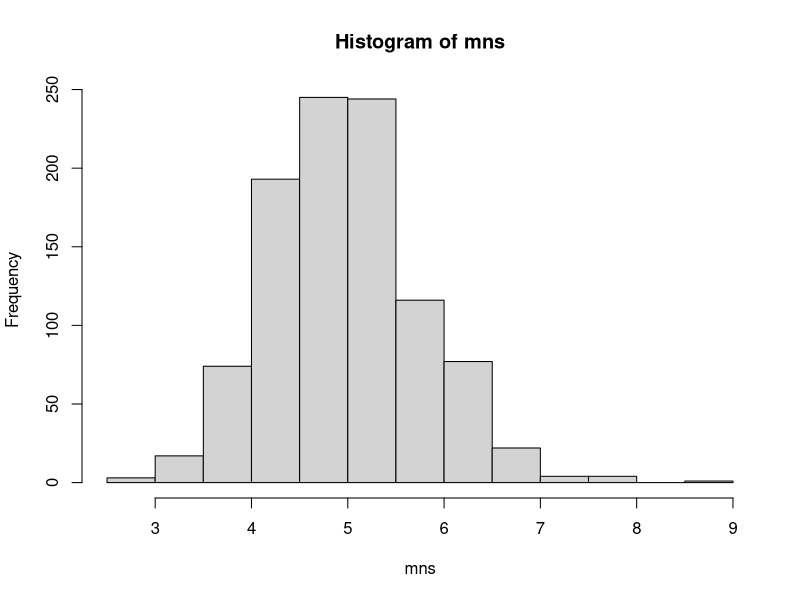
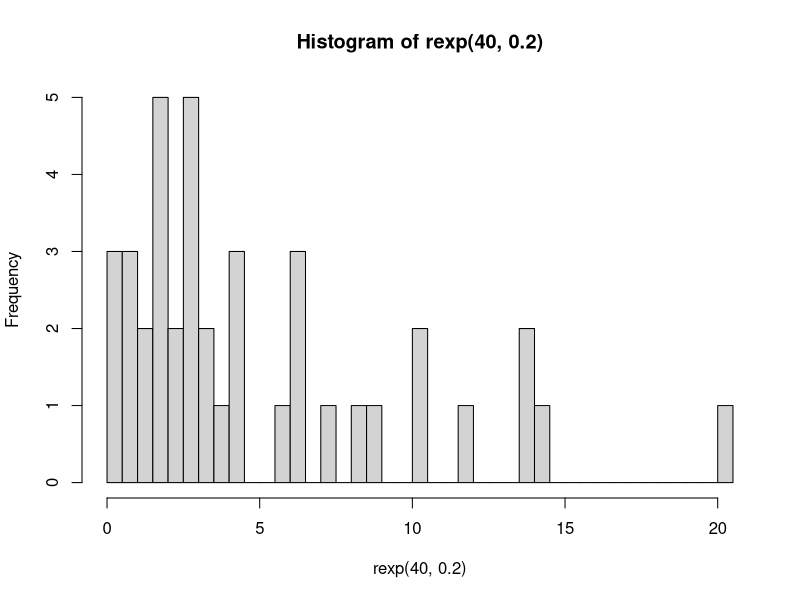
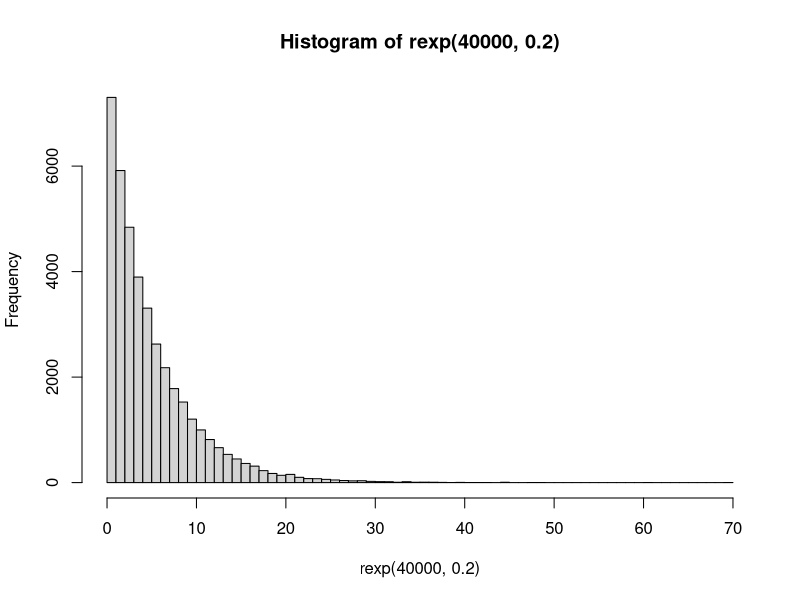

These figures' R source, in order:
## ---- chunk 1
lambda = 0.2
mns= NULL
for (i in 1 : 1000) {
  mns= c(mns, mean(rexp(40,lambda)))
}
## ---- chunk 2
cat(sprintf('Theoretical Mean of Distribution= 1/ lamda = %f', 1/lambda))
cat(sprintf('Sample mean(1000 samples) = %f', mean(mns)))
## ---- chunk 3
cat(sprintf('Sample variance = 1/ lamda = %f', var(mns)))
cat(sprintf('Teoretical variance of distribution = (1/lamda)^2 = %f' ,((lambda)^-2)))

cat(sprintf('Population variance / Sample variance = %f', (lambda^-2)/var(mns)))
cat(sprintf('Square root of 1000 = %f',sqrt(40)))
## ---- chunk 4

hist(mns)
## ---- chunk 5
hist(rexp(40,0.2), breaks = 50)
## ---- chunk 6
hist(rexp(40000,0.2), breaks = 50)
